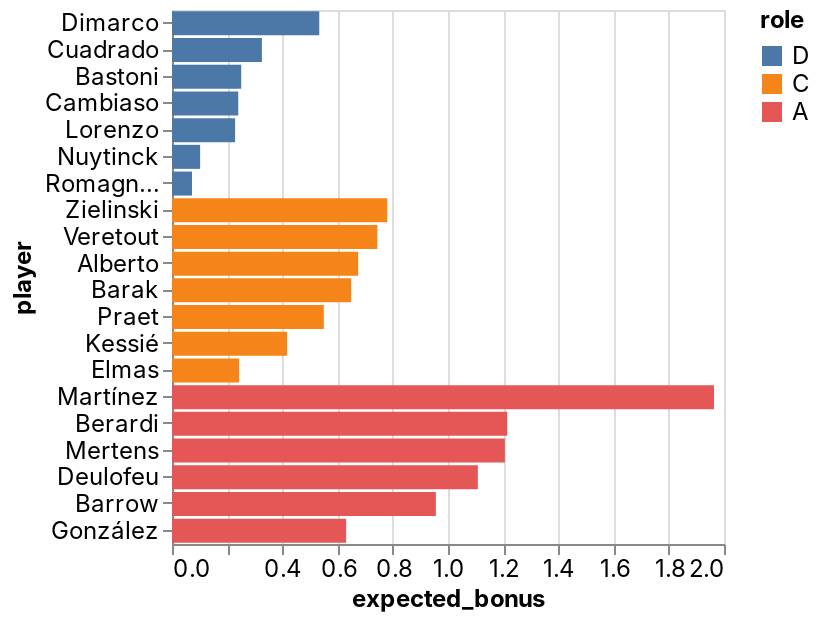

This figure's notebook cell:
### Code cell
_deepnote_run_altair(team, """{"$schema":"https://vega.github.io/schema/vega-lite/v4.json","mark":{"type":"bar","tooltip":{"content":"data"}},"height":220,"autosize":{"type":"fit"},"data":{"name":"placeholder"},"encoding":{"x":{"field":"expected_bonus","type":"quantitative","sort":null,"scale":{"type":"linear","zero":false}},"y":{"field":"player","type":"nominal","sort":null,"scale":{"type":"linear","zero":true}},"color":{"field":"role","type":"nominal","sort":null,"scale":{"type":"linear","zero":false}}}}""")

### Figure 1 — Vega-Lite specification as saved in the notebook (floating-point values rounded to 4 significant figures)
{"config": {"view": {"continuousWidth": 400, "continuousHeight": 300}, "area": {"fill": "#51C0E9"}, "axis": {"labelFont": "Inter, sans-serif", "labelFontSize": 12, "labelFontWeight": "normal", "labelLimit": 60, "labelOverlap": "greedy", "titleFont": "Inter, sans-serif", "titleFontSize": 12, "titleFontWeight": "bold"}, "background": "#ffffff", "legend": {"labelFont": "Inter, sans-serif", "labelFontSize": 12, "titleFont": "Inter, sans-serif", "titleFontSize": 12, "titleFontWeight": "bold"}, "line": {"stroke": "#51C0E9", "strokeWidth": 2}, "rect": {"fill": "#51C0E9"}, "title": {"anchor": "start", "color": "#000000", "font": "Inter, sans-serif", "fontSize": 22, "fontWeight": "normal"}}, "data": {"name": "data-b89aed0fbe96d71fa8ca01f7e1dc3112"}, "mark": {"type": "bar", "tooltip": {"content": "data"}}, "autosize": {"type": "fit"}, "encoding": {"color": {"type": "nominal", "field": "role", "scale": {"type": "linear", "zero": false}, "sort": null}, "x": {"type": "quantitative", "field": "expected_bonus", "scale": {"type": "linear", "zero": false}, "sort": null}, "y": {"type": "nominal", "field": "player", "scale": {"type": "linear", "zero": true}, "sort": null}}, "height": 300, "width": "container", "$schema": "https://vega.github.io/schema/vega-lite/v4.json", "datasets": {"data-b89aed0fbe96d71fa8ca01f7e1dc3112": [{"fanta_team": "Beverly INPS", "role": "D", "player": "Dimarco", "team": "Inter", "opponent": "Verona", "date": "2022-04-09T00:00:00", "expected_bonus": 0.5336}, {"fanta_team": "Beverly INPS", "role": "D", "player": "Cuadrado", "team": "Juventus", "opponent": "Cagliari", "date": "2022-04-09T00:00:00", "expected_bonus": 0.3257}, {"fanta_team": "Beverly INPS", "role": "D", "player": "Bastoni", "team": "Inter", "opponent": "Verona", "date": "2022-04-09T00:00:00", "expected_bonus": 0.2507}, {"fanta_team": "Beverly INPS", "role": "D", "player": "Cambiaso", "team": "Genoa", "opponent": "Lazio", "date": "2022-04-10T00:00:00", "expected_bonus": 0.24}, {"fanta_team": "Beverly INPS", "role": "D", "player": "Lorenzo", "team": "Napoli", "opponent": "Fiorentina", "date": "2022-04-10T00:00:00", "expected_bonus": 0.2287}, {"fanta_team": "Beverly INPS", "role": "D", "player": "Nuytinck", "team": "Udinese", "opponent": "Venezia", "date": "2022-04-10T00:00:00", "expected_bonus": 0.1019}, {"fanta_team": "Beverly INPS", "role": "D", "player": "Romagnoli", "team": "AC Milan", "opponent": "Torino", "date": "2022-04-10T00:00:00", "expected_bonus": 0.07243}, {"fanta_team": "Beverly INPS", "role": "C", "player": "Zielinski", "team": "Napoli", "opponent": "Fiorentina", "date": "2022-04-10T00:00:00", "expected_bonus": 0.78}, {"fanta_team": "Beverly INPS", "role": "C", "player": "Veretout", "team": "Roma", "opponent": "Salernitana", "date": "2022-04-10T00:00:00", "expected_bonus": 0.744}, {"fanta_team": "Beverly INPS", "role": "C", "player": "Alberto", "team": "Lazio", "opponent": "Genoa", "date": "2022-04-10T00:00:00", "expected_bonus": 0.6745}, {"fanta_team": "Beverly INPS", "role": "C", "player": "Barak", "team": "Verona", "opponent": "Inter", "date": "2022-04-09T00:00:00", "expected_bonus": 0.6492}, {"fanta_team": "Beverly INPS", "role": "C", "player": "Praet", "team": "Torino", "opponent": "AC Milan", "date": "2022-04-10T00:00:00", "expected_bonus": 0.55}, {"fanta_team": "Beverly INPS", "role": "C", "player": "Kessié", "team": "AC Milan", "opponent": "Torino", "date": "2022-04-10T00:00:00", "expected_bonus": 0.4171}, {"fanta_team": "Beverly INPS", "role": "C", "player": "Elmas", "team": "Napoli", "opponent": "Fiorentina", "date": "2022-04-10T00:00:00", "expected_bonus": 0.2432}, {"fanta_team": "Beverly INPS", "role": "A", "player": "Martínez", "team": "Inter", "opponent": "Verona", "date": "2022-04-09T00:00:00", "expected_bonus": 1.964}, {"fanta_team": "Beverly INPS", "role": "A", "player": "Berardi", "team": "Sassuolo", "opponent": "Atalanta", "date": "2022-04-10T00:00:00", "expected_bonus": 1.215}, {"fanta_team": "Beverly INPS", "role": "A", "player": "Mertens", "team": "Napoli", "opponent": "Fiorentina", "date": "2022-04-10T00:00:00", "expected_bonus": 1.206}, {"fanta_team": "Beverly INPS", "role": "A", "player": "Deulofeu", "team": "Udinese", "opponent": "Venezia", "date": "2022-04-10T00:00:00", "expected_bonus": 1.108}, {"fanta_team": "Beverly INPS", "role": "A", "player": "Barrow", "team": "Bologna", "opponent": "Sampdoria", "date": "2022-04-11T00:00:00", "expected_bonus": 0.956}, {"fanta_team": "Beverly INPS", "role": "A", "player": "González", "team": "Fiorentina", "opponent": "Napoli", "date": "2022-04-10T00:00:00", "expected_bonus": 0.631}]}}
